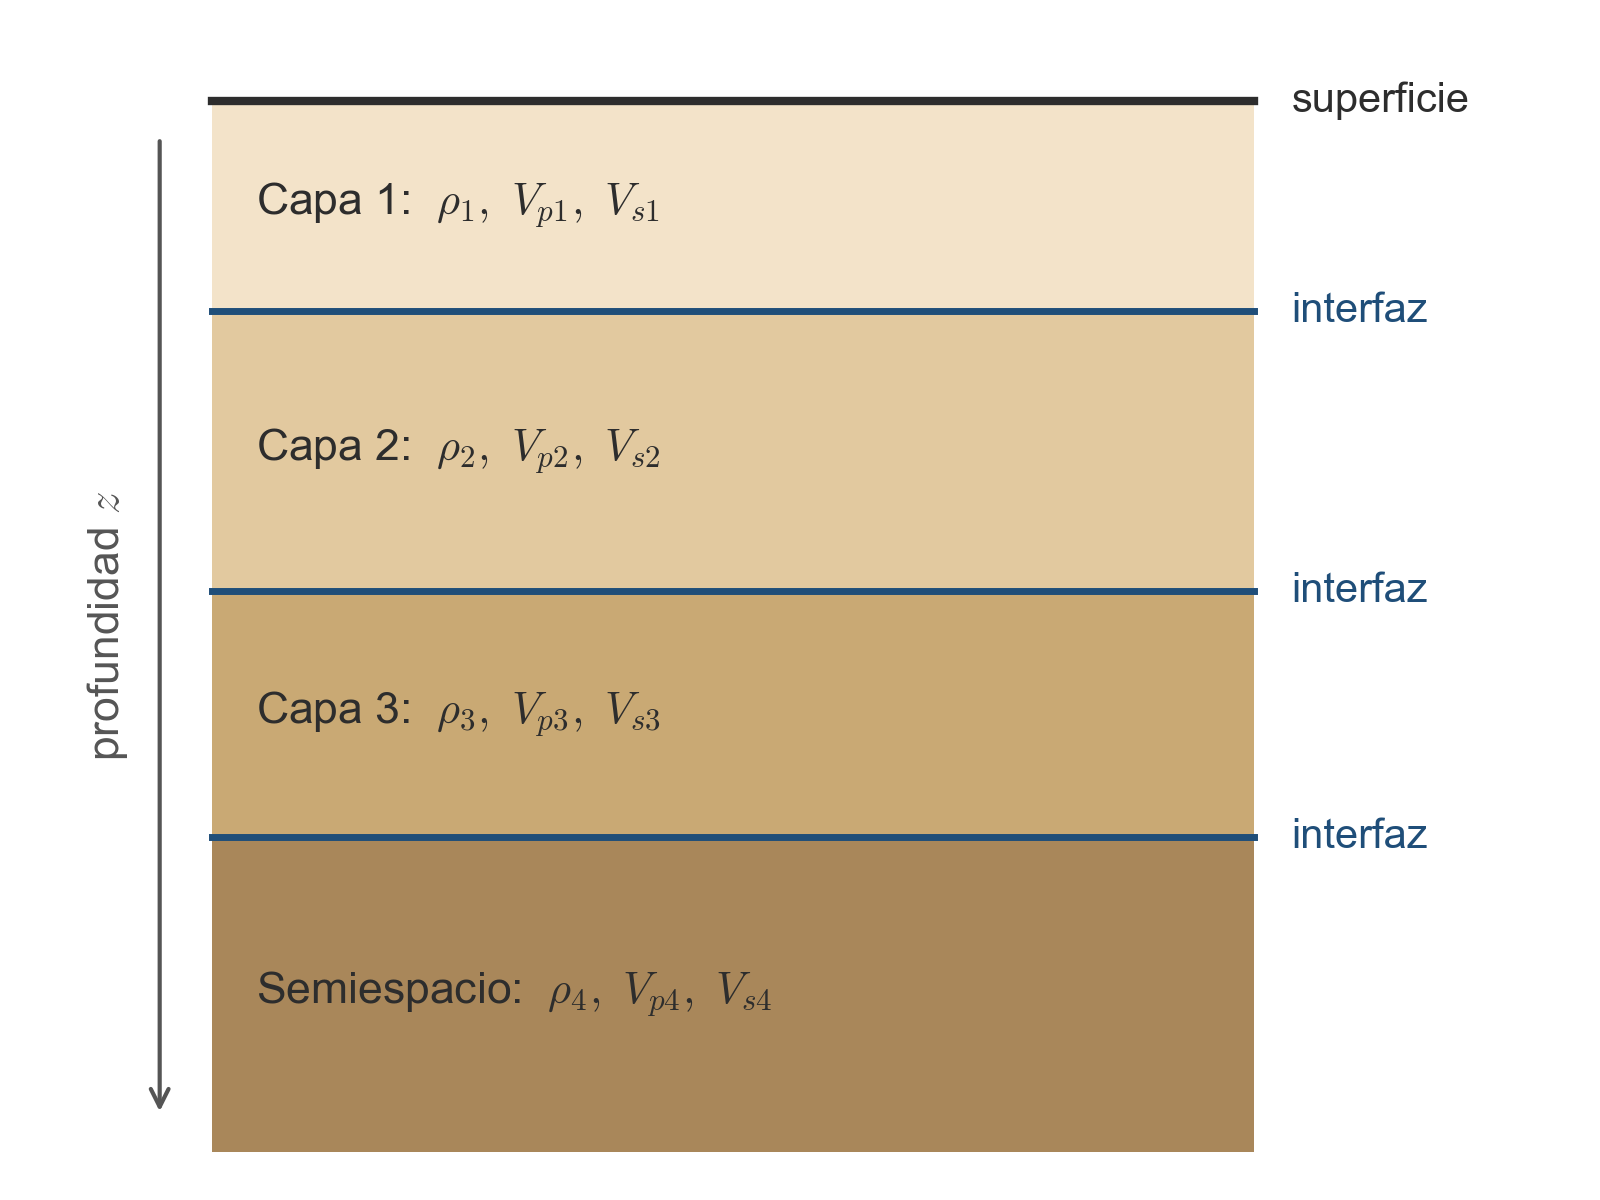

Python code for this plot:
"""Esquema de un terreno modelado en capas homogéneas separadas por interfaces (ilustrativo)."""
import matplotlib
matplotlib.use("Agg")
import matplotlib.pyplot as plt
from matplotlib.patches import Rectangle

NAVY, ORANGE = "#1F4E79", "#C55A11"
plt.rcParams.update({"font.family": "Arial", "font.size": 16, "mathtext.fontset": "cm"})
fig, ax = plt.subplots(figsize=(8, 6), dpi=200)
capas = [  # (alto, color, rótulo)
    (1.2, "#F3E3C9", r"Capa 1:  $\rho_1,\ V_{p1},\ V_{s1}$"),
    (1.6, "#E2C99F", r"Capa 2:  $\rho_2,\ V_{p2},\ V_{s2}$"),
    (1.4, "#C9A974", r"Capa 3:  $\rho_3,\ V_{p3},\ V_{s3}$"),
    (1.8, "#A9875A", r"Semiespacio:  $\rho_4,\ V_{p4},\ V_{s4}$"),
]
y = 6.0
for i, (h, c, lab) in enumerate(capas):
    ax.add_patch(Rectangle((0, y - h), 7, h, facecolor=c, edgecolor="none"))
    ax.text(0.3, y - h / 2, lab, va="center", color="#2D2D2D")
    if i < len(capas) - 1:
        ax.plot([0, 7], [y - h, y - h], color=NAVY, lw=2.5)
        ax.annotate("interfaz", xy=(7, y - h), xytext=(7.25, y - h), va="center", color=NAVY, fontsize=15)
    y -= h
ax.plot([0, 7], [6, 6], color="#2D2D2D", lw=3)
ax.text(7.25, 6, "superficie", va="center", color="#2D2D2D", fontsize=15)
ax.annotate("", xy=(-0.35, 0.2), xytext=(-0.35, 5.8), arrowprops=dict(arrowstyle="->", color="#555555", lw=1.5))
ax.text(-0.55, 3, "profundidad $z$", rotation=90, va="center", ha="right", color="#555555")
ax.set_xlim(-1.1, 9.0); ax.set_ylim(0, 6.3); ax.axis("off")
fig.tight_layout()
fig.savefig(__file__.replace(".py", ".png"))
